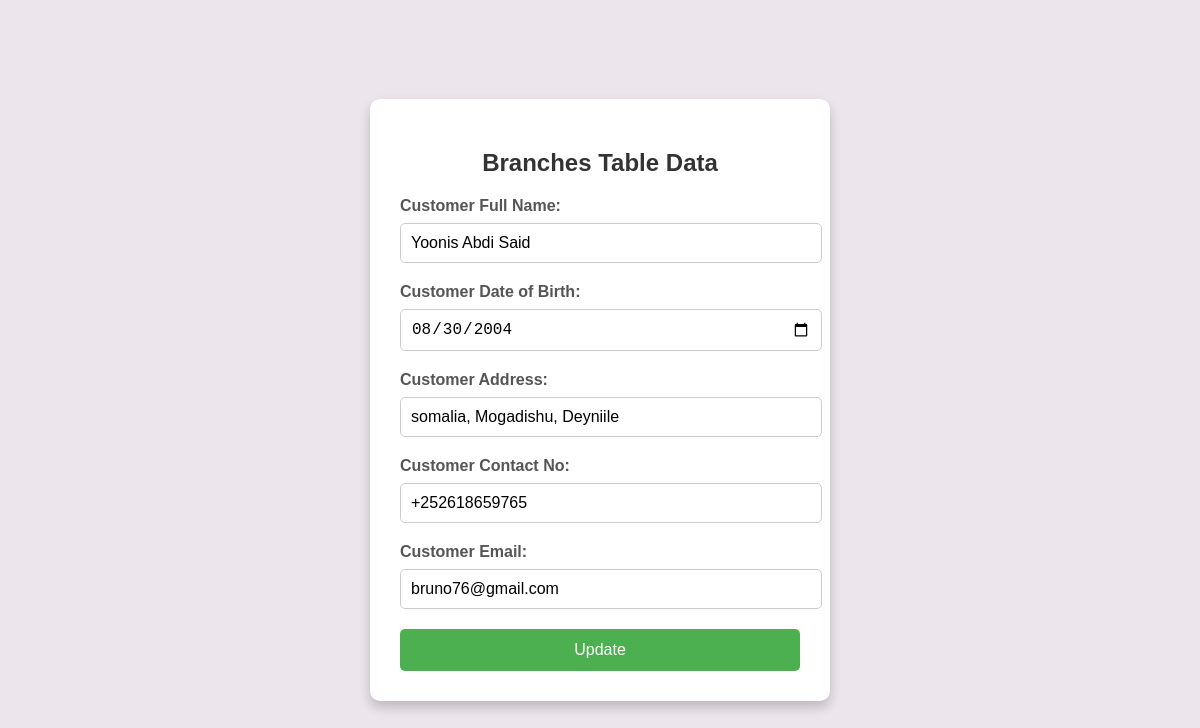
The app's page /customers/customers_update.php?update_id=1 with its own data.
### tables this page shows
CREATE TABLE `customers` (
  `CustomerID` int(11) NOT NULL,
  `FullName` varchar(90) NOT NULL,
  `DateOfBirth` date NOT NULL,
  `Address` text DEFAULT NULL,
  `Phone` varchar(15) DEFAULT NULL,
  `Email` varchar(100) DEFAULT NULL,
  `DateJoined` date NOT NULL DEFAULT current_timestamp()
);

### customers/customers_update.php (the view, shortened to what this page needs)
<?php
include('../includes/connection.php');
if(isset($_GET['update_id'])){
    $uid=$_GET['update_id'];
    $select_query="Select * from `customers` where CustomerID=$uid";
    $result_query=mysqli_query($conn,$select_query);
    $row=mysqli_fetch_assoc($result_query);
    $name=$row['FullName'];
    $date=$row['DateOfBirth'];
    $address=$row['Address'];
    $phone=$row['Phone'];
    $email=$row['Email'];
}
?>
<!DOCTYPE html>
<html lang="en">
  <head>
    <link rel="stylesheet" href="customers.css" />
  </head>
  <body>
    <div class="form_container">
      <form action='' method='post'>
        <h2>Branches Table Data</h2>
        <label for="name">Customer Full Name:</label>
            <input type="text" id="name" name="name" value="<?php echo $name ?>">
            <label for="date">Customer Date of Birth:</label>
            <input type="date" id="date" name="date" value="<?php echo $date ?>">
            <label for="address">Customer Address:</label>
            <input type="text" id="address" name="address" value="<?php echo $address ?>">
            <label for="phone">Customer Contact No:</label>
            <input type="text" id="phone" name="phone" value="<?php echo $phone ?>">
            <label for="email">Customer Email:</label>
            <input type="email" id="email" name="email" value="<?php echo $email ?>">
          <button type="submit" class="submit_btn" name="update">Update</button>
      </form>
    </div>

### customers/customers.css (style rules this page uses)
body { font-family: Arial, sans-serif; margin: 0; padding: 0; background-color: rgb(236, 229, 236); display: flex; justify-content: center; align-items: center; height: 100vh; }
.form_container { background: #fff; padding: 30px; border-radius: 10px; box-shadow: 0 6px 12px rgba(0, 0, 0, 0.2); width: 400px; }
form { display: flex; flex-direction: column; }
h2 { text-align: center; margin-bottom: 20px; color: #333; font-size: 24px; }
label { margin-bottom: 8px; font-weight: bold; color: #555; }
input[type="text"], input[type="email"] { width: 100%; padding: 10px; margin-bottom: 20px; border: 1px solid #ccc; border-radius: 5px; font-size: 16px; }
input[type="date"] { width: 100%; padding: 10px; margin-bottom: 20px; border: 1px solid #ccc; border-radius: 5px; font-size: 16px; }
button { flex: 1; padding: 12px; border: none; border-radius: 5px; font-size: 16px; cursor: pointer; color: #fff; }
.submit_btn { background: #4caf50; }

### records on screen
customers: name "Yoonis Abdi Said", date "08/30/2004", address "somalia, Mogadishu, Deyniile", phone "+252618659765", email "bruno76@gmail.com"
